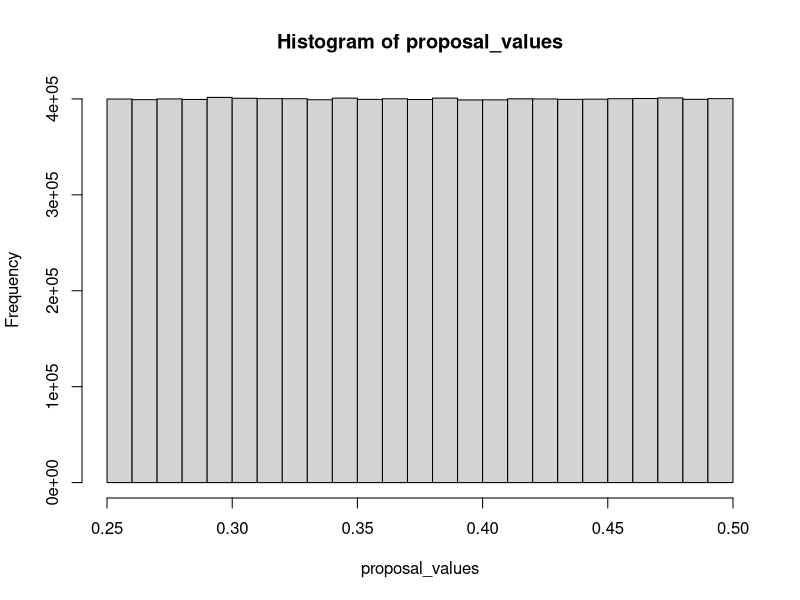
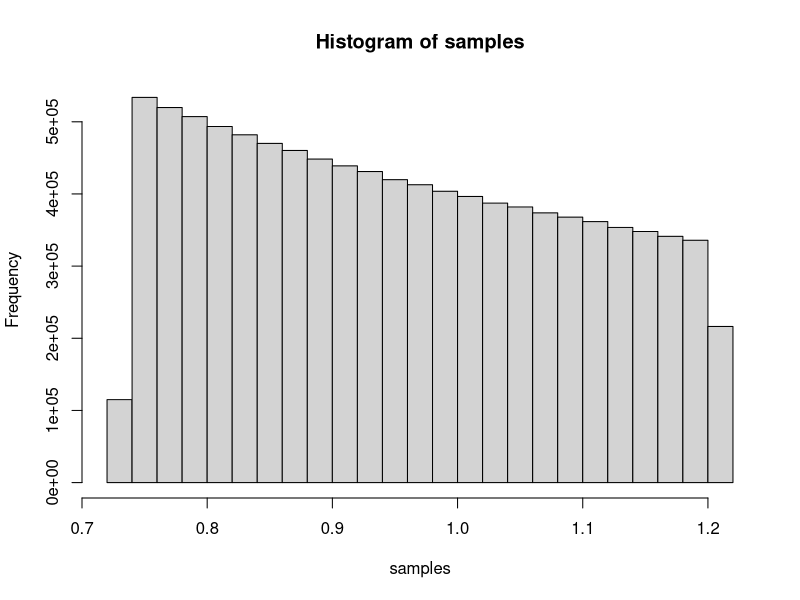

Source code (R) for these figures, in order:

#Integration via monte carlo simulation:

lambda = 0.5

a=0.25
b=0.5
n_samples=10000000 # 10 million samples

proposal_values <- runif(min=a,max=b,n=n_samples) #obtaining proposal sampled values
hist(proposal_values)

z=proposal_values

samples <- (1/lambda)*exp((-z)/lambda)  #obtaining samples from the negative exponetial distribution

hist(samples)

integral_resolution <-  ( (b-a) /n_samples ) * sum(samples) #Obtaining the integral solution

print(round(integral_resolution,3))

